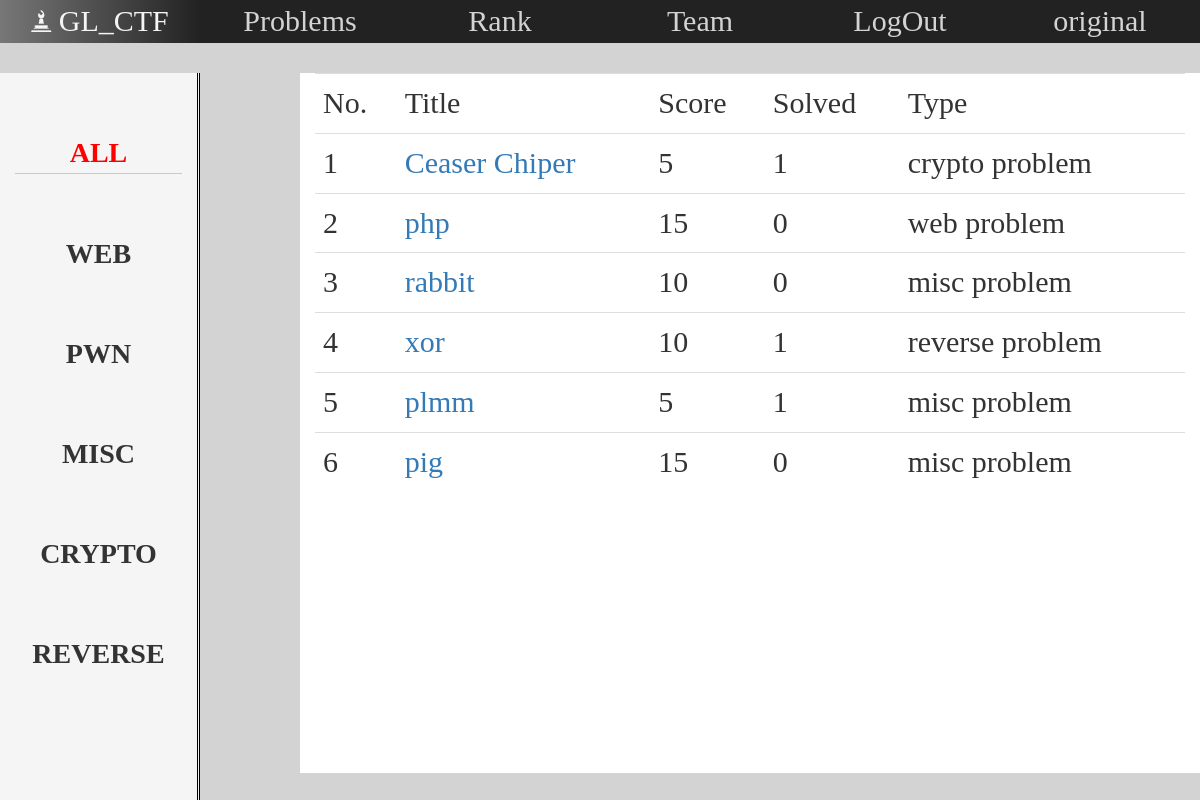
The app's page /problems/ (signed in) with its own data.
### CTFweb/models.py (models this page shows, shortened)
class User(models.Model):
    username = models.CharField(max_length=10, unique=True)
    password = models.CharField(max_length=10)
    stu_id = models.CharField(max_length=10, unique=True)
    scores = models.IntegerField(default=0)
    answers = models.IntegerField(default=0)
    web = models.IntegerField(default=0)
    misc = models.IntegerField(default=0)
    pwn = models.IntegerField(default=0)
    crypto = models.IntegerField(default=0)
    reverse = models.IntegerField(default=0)
    team = models.ForeignKey(Team, on_delete=models.SET_NULL, null=True)
    c_time = models.DateTimeField(auto_now_add=True)
    motto = models.CharField(max_length=255, default="I'm lazy so here's no motto.")
    class Meta:
        ordering = ['-scores']
        verbose_name = '用户'
        verbose_name_plural = '用户'

class Problem(models.Model):
    PROBLEM_TYPE = (
        (1, 'web problem'),
        (2, 'misc problem'),
        (3, 'pwn problem'),
        (4, 'crypto problem'),
        (5, 'reverse problem'),
    )
    title = models.CharField(max_length=50)
    text = models.CharField(max_length=255)
    type = models.IntegerField(choices=PROBLEM_TYPE)
    answer = models.CharField(max_length=255)
    uploader = models.CharField(max_length=20, default='original')
    scores = models.IntegerField(default=0)
    address = models.CharField(max_length=255, default='')
    answered_user_number = models.IntegerField(default=0)
    answered_user = models.ManyToManyField(User, through='Answer_Ship')
    answered_team = models.ManyToManyField(Team, through='Problem_Team_Ship')
    class Meta:
        ordering = ['id']
        verbose_name = '题目'
        verbose_name_plural = '题目'

### CTFweb/views.py (the view)
# urls.py: url(r'^problems/(?P<pro_type>.*)$', views.problems),
def problems(request, pro_type):
    login_name = ''
    if request.session.get('id'):
        user = models.User.objects.get(id=request.session.get('id'))
        login_name = user.username
    if pro_type == 'web':
        problem_list = models.Problem.objects.filter(type=1)
    elif pro_type == 'misc':
        problem_list = models.Problem.objects.filter(type=2)
    elif pro_type == 'pwn':
        problem_list = models.Problem.objects.filter(type=3)
    elif pro_type == 'crypto':
        problem_list = models.Problem.objects.filter(type=4)
    elif pro_type == 'reverse':
        problem_list = models.Problem.objects.filter(type=5)
    else:
        problem_list = models.Problem.objects.all()
    return render(request, 'problems.html', locals())

### templates/problems.html (shortened to what this page needs)
<!DOCTYPE html>
<html>
	<head>
		<link rel="stylesheet" href="https://cdn.staticfile.org/twitter-bootstrap/3.3.7/css/bootstrap.min.css">
	</head>
	<body>
		<div class="container-fluid">
				<div id="bar" class="row">
                    <div id="logo" class="col-md-2 col-sm-2 col-lg-2">
						<span class="glyphicon glyphicon-bishop" style="font-size: 20px;"></span>
						GL_CTF
					</div>
					<div id="problems" class="col-md-2 col-sm-2 col-lg-2 normal">
						<span>
							Problems
						</span>
					</div>
					<div id="rank" class="col-md-2 col-sm-2 col-lg-2 normal">
						<span>
							Rank
						</span>
					</div>
					<div id="teams" class="col-md-2 col-sm-2 col-lg-2 normal">
						<span>
							Team
						</span>
					</div>
					<div  id="login" class="col-md-2 col-sm-2 col-lg-2 normal">
						<span>
							{% if login_name %}
                                LogOut
                            {% else %}
                                LogIn
                            {% endif %}
						</span>
					</div>
					<div id="register" class="col-md-2 col-sm-2 col-lg-2 normal">
						<span>
							{% if login_name %}
                                {{login_name}}
                            {% else %}
                                Register
                            {% endif %}
						</span>
					</div>
				</div>
			<div class="row">
				<div class="col-md-2 col-lg-2 col-sm-2" id="lef_nav">
					{% if pro_type == 'web' %}
                        <div class="pill" id="all">ALL</div>
                        <div class="pill active" id="web">WEB</div>
                        <div class="pill" id="pwn">PWN</div>
                        <div class="pill" id="misc">MISC</div>
                        <div class="pill" id="crypto">CRYPTO</div>
                        <div class="pill" id="reverse">REVERSE</div>
                    {% else %}
                        <div class="pill active" id="all">ALL</div>
                        <div class="pill" id="web">WEB</div>
                        <div class="pill" id="pwn">PWN</div>
                        <div class="pill" id="misc">MISC</div>
                        <div class="pill" id="crypto">CRYPTO</div>
                        <div class="pill" id="reverse">REVERSE</div>
					{% endif %}
				</div>
				<div class="col-md-9 col-lg-9 col-sm-9 col-md-push-1" id="main_block">
					<div class="problem">
						<table class="table table-hover">
							<tr>
								<td>No.</td>
								<td>Title</td>
								<td>Score</td>
								<td>Solved</td>
								<td>Type</td>
							</tr>
							{% for problem in problem_list %}
							<tr>
								<td>{{ forloop.counter }}</td>
								<td>
									<a href="/problem/?id={{ problem.id }}">{{problem.title}}</a>
								</td>
								<td>{{ problem.scores }}</td>
								<td>{{ problem.answered_user_number }}</td>
								<td>{{ problem.get_type_display }}</td>
							</tr>
                            {% endfor %}
						</table>
					</div>
				</div>
			</div>
		</div>
	</body>
</html>

### templates/problems.html (style rules this page uses)
#bar { background-color: #222222; margin-bottom: 30px; }
.normal { color: lightgray; font-size: 30px; font-family: "Italic"; text-align: center; border-right: lightgray; }
#lef_nav { height: 770px; background-color: whitesmoke; border-right: 3px double #000000; }
.pill { font-size: 28px; margin-top: 60px; font-family: "Italic"; text-align: center; font-weight: bold; }
.active { border-bottom: 1px solid gold; color: red; }
#main_block { height: 700px; background-color: white; }
body { background-color: lightgray; }
.problem { font-size: 30px; font-family: "times new roman"; }
a:link { text-decoration: none; }
#logo { font-family: "Calibri (正文)"; font-size: 30px; color: whitesmoke; text-align: center; background-color: black; background-image: linear-gradient(to right, #777777, #222222); }

### records on screen
User: username "original"
Problem: title "Ceaser Chiper", scores "5", answered_user_number "1", type "crypto problem"
Problem: title "php", scores "15", answered_user_number "0", type "web problem"
Problem: title "rabbit", scores "10", answered_user_number "0", type "misc problem"
Problem: title "xor", scores "10", answered_user_number "1", type "reverse problem"
Problem: title "plmm", scores "5", answered_user_number "1", type "misc problem"
Problem: title "pig", scores "15", answered_user_number "0", type "misc problem"
